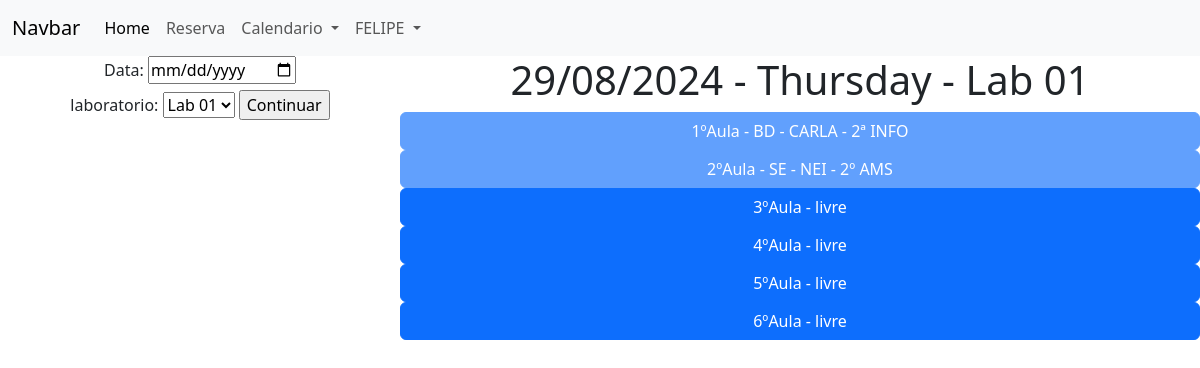
Screenshot of /Bin/diaV2.php (signed in) with the database file from the repository.
### tables this page shows
CREATE TABLE `laboratorio` (
  `lab_cod` int(11) NOT NULL,
  `lab_nome` varchar(40) NOT NULL,
  `lab_desc` varchar(200) DEFAULT NULL,
  `lab_isActive` bit(1) NOT NULL
);

CREATE TABLE `cronograma` (
  `cro_cod` int(11) NOT NULL,
  `cro_desc` varchar(200) DEFAULT NULL,
  `cro_aula` int(11) NOT NULL,
  `cro_sem` int(11) NOT NULL,
  `cro_isActive` bit(1) NOT NULL,
  `lab_cod` int(11) NOT NULL,
  `prof_cod` int(11) NOT NULL
);

### Bin/diaV2.php (the view, shortened to what this page needs)
<?php
include_once ("../navbar.php");
?>
<div class="row g-0 text-center">
    <div class="col-6 col-md-4">
        <form action="" method="get">
            <label for="data" class="form-label">Data:</label>
            <input type="date" name="data" id="data" <?php if (isset($_GET['data'])) {echo 'value="' . $_GET['data'] . '"';} ?>>
            <br>
            <label for="lab" >laboratorio:</label>
            <select name="lab" id="lab" required>
            <?php
            include_once ("../conexao.php");
            $slq = mysqli_query($conexao, "SELECT * FROM laboratorio");
            while ($labs = mysqli_fetch_array($slq)) {
                if ($labs['lab_isActive'] == true) {
                    if(isset($_GET['lab'])){
                        if($_GET['lab'] != $labs['lab_cod']){
                            echo '<option value='.$labs['lab_cod'].'>'.$labs['lab_nome'].'</option>';
                        }else{
                            echo '<option value='.$_GET['lab'].' Selected>'.$_GET['lab'].'</option>';
                        }
                    }else{
                        echo '<option value='.$labs['lab_cod'].'>'.$labs['lab_nome'].'</option>';
                    }
                 }}; ?>
            </select>
            <input type="submit" value="Continuar">
        </form>
    </div>
    <div class="col-sm-6 col-md-8">
        <div class="list-group">
        <?php
        if (isset($_GET['data'])) {
            $data = $_GET['data'];
            $timestamp = strtotime((new DateTime( $data))->format('d-m-Y'));
            $arrydata = getdate($timestamp);
            $sem = $arrydata['wday'];
        } else {
            $data = date("Y-m-d");
            $arrydata = getdate();
            $sem = $arrydata['wday'];
        }
        if (isset($_GET['lab'])) {
            $lab = $_GET['lab'];
        } else {
            $labs = mysqli_fetch_array(mysqli_query($conexao, "SELECT * FROM laboratorio"));
            $lab = $labs['lab_cod'];
        }
        $labnome = mysqli_fetch_array(mysqli_query($conexao, "SELECT * FROM laboratorio WHERE lab_cod='$lab'"));
        $nomelab = $labnome["lab_nome"];
        $slq_cronograma = mysqli_query($conexao, "SELECT c.cro_aula as aula,c.cro_desc as descr,c.cro_isActive as active, p.prof_nome as prof FROM cronograma as c INNER JOIN laboratorio as l on c.lab_cod=l.lab_cod INNER JOIN professor as p on c.prof_cod=p.prof_cod WHERE c.cro_sem = '$sem' AND l.lab_cod = '$lab' ORDER BY c.cro_aula ASC");
            while ($cronograma = mysqli_fetch_array($slq_cronograma)) {
                switch ($cronograma["aula"]) {
                    case "1":
                        $aula1 = ['desc' => $cronograma['descr']];
                        break;
                    case "2":
                        $aula2 = ['desc' => $cronograma['descr']];
                        break;
                    }
            }
        ; ?>
        <h1><?php echo (new DateTime($data))->format('d/m/Y').' - '. $arrydata['weekday'].' - '.$nomelab; ?></h1>
        <button type="button" class="btn btn-primary" data-bs-toggle="modal" data-bs-target="#exampleModal" data-bs-dia="<?php echo $data; ?>" data-bs-aula="1" data-bs-lab="<?php echo $lab; ?>" <?php if(isset($aula1)){echo 'disabled';}?>>1ºAula - <?php if(!isset($aula1)){echo "livre";}else{echo $aula1['desc'];}if(isset($aula1['prof'])){echo '- Professor(a) '.$aula1['prof'];} ?></button>
        <button type="button" class="btn btn-primary" data-bs-toggle="modal" data-bs-target="#exampleModal" data-bs-dia="<?php echo $data; ?>" data-bs-aula="2" data-bs-lab="<?php echo $lab; ?>" <?php if(isset($aula2)){echo 'disabled';}?>>2ºAula - <?php if(!isset($aula2)){echo "livre";}else{echo $aula2['desc'];}if(isset($aula2['prof'])){echo '- Professor(a) '.$aula2['prof'];} ?></button>
        <button type="button" class="btn btn-primary" data-bs-toggle="modal" data-bs-target="#exampleModal" data-bs-dia="<?php echo $data; ?>" data-bs-aula="3" data-bs-lab="<?php echo $lab; ?>" <?php if(isset($aula3)){echo 'disabled';}?>>3ºAula - <?php if(!isset($aula3)){echo "livre";}else{echo $aula3['desc'];}if(isset($aula3['prof'])){echo '- Professor(a) '.$aula3['prof'];} ?></button>
        <button type="button" class="btn btn-primary" data-bs-toggle="modal" data-bs-target="#exampleModal" data-bs-dia="<?php echo $data; ?>" data-bs-aula="4" data-bs-lab="<?php echo $lab; ?>" <?php if(isset($aula4)){echo 'disabled';}?>>4ºAula - <?php if(!isset($aula4)){echo "livre";}else{echo $aula4['desc'];}if(isset($aula4['prof'])){echo '- Professor(a) '.$aula4['prof'];} ?></button>
        <button type="button" class="btn btn-primary" data-bs-toggle="modal" data-bs-target="#exampleModal" data-bs-dia="<?php echo $data; ?>" data-bs-aula="5" data-bs-lab="<?php echo $lab; ?>" <?php if(isset($aula5)){echo 'disabled';}?>>5ºAula - <?php if(!isset($aula5)){echo "livre";}else{echo $aula5['desc'];}if(isset($aula5['prof'])){echo '- Professor(a) '.$aula5['prof'];} ?></button>
        <button type="button" class="btn btn-primary" data-bs-toggle="modal" data-bs-target="#exampleModal" data-bs-dia="<?php echo $data; ?>" data-bs-aula="6" data-bs-lab="<?php echo $lab; ?>" <?php if(isset($aula6)){echo 'disabled';}?>>6ºAula - <?php if(!isset($aula6)){echo "livre";}else{echo $aula6['desc'];}if(isset($aula6['prof'])){echo '- Professor(a) '.$aula6['prof'];} ?></button>
        </div>
    </div>
</div>

### rows the page displays
laboratorio: lab_nome "Lab 01"
cronograma: cro_desc "BD - CARLA - 2ª INFO"
cronograma: cro_desc "SE - NEI - 2º AMS"

### other values shown
$_SESSION['nome'] "FELIPE"
$arrydata['weekday'] "Thursday"
form field lab "Lab 01"
